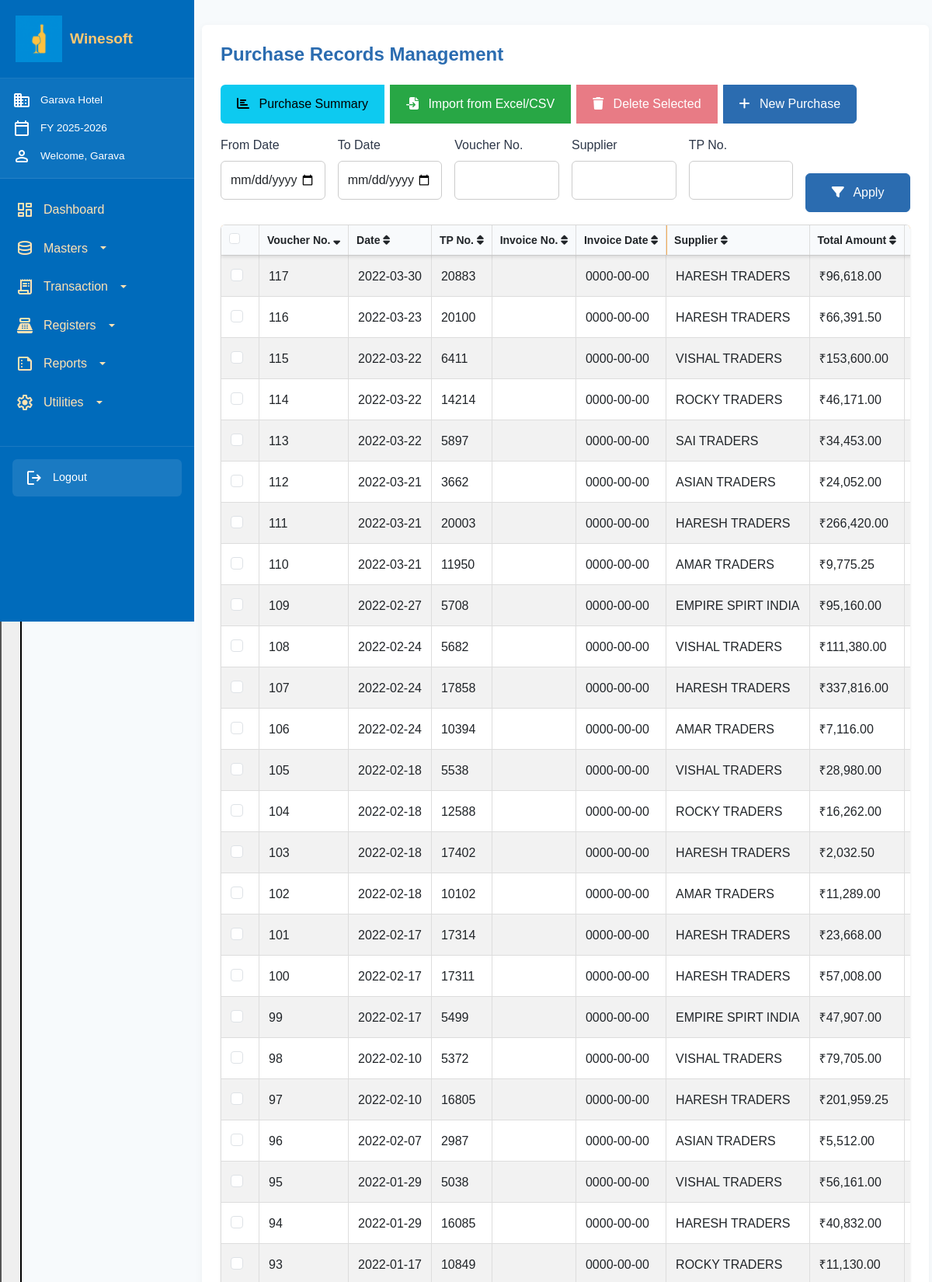
Page /public/purchase_module.php (signed in, upper part) on the committed database.
### tables this page shows
CREATE TABLE `tblpurchases` (
  `ID` int(11) NOT NULL,
  `DATE` date NOT NULL,
  `SUBCODE` varchar(20) NOT NULL,
  `VOC_NO` int(11) NOT NULL,
  `INV_NO` varchar(50) DEFAULT NULL,
  `INV_DATE` date DEFAULT NULL,
  `TAMT` decimal(12,2) DEFAULT 0.00,
  `TPNO` varchar(50) DEFAULT NULL,
  `TP_DATE` date DEFAULT NULL,
  `SCHDIS` decimal(10,2) DEFAULT 0.00,
  `CASHDIS` decimal(10,2) DEFAULT 0.00,
  `OCTROI` decimal(10,2) DEFAULT 0.00,
  `FREIGHT` decimal(10,2) DEFAULT 0.00,
  `STAX_PER` decimal(5,2) DEFAULT 0.00,
  `STAX_AMT` decimal(10,2) DEFAULT 0.00,
  `TCS_PER` decimal(5,2) DEFAULT 0.00,
  `TCS_AMT` decimal(10,2) DEFAULT 0.00,
  `MISC_CHARG` decimal(10,2) DEFAULT 0.00,
  `PUR_FLAG` char(1) DEFAULT 'F',
  `CompID` int(11) NOT NULL,
  `CreatedAt` timestamp NOT NULL DEFAULT current_timestamp(),
  `UpdatedAt` timestamp NOT NULL DEFAULT current_timestamp() ON UPDATE current_timestamp(),
  `AUTO_TPNO` varchar(50) DEFAULT NULL
);

CREATE TABLE `tblsupplier` (
  `id` int(11) NOT NULL,
  `CODE` varchar(7) NOT NULL,
  `OUT_LIMIT` varchar(1) DEFAULT NULL,
  `DETAILS` varchar(30) DEFAULT NULL,
  `OBDR` decimal(18,2) DEFAULT NULL,
  `OBCR` decimal(18,2) DEFAULT NULL,
  `LBDR` decimal(18,2) DEFAULT NULL,
  `LBCR` decimal(18,2) DEFAULT NULL,
  `LEVEL` decimal(18,2) DEFAULT NULL,
  `ADDR1` varchar(40) DEFAULT NULL,
  `ADDR2` varchar(40) DEFAULT NULL,
  `PINCODE` varchar(10) DEFAULT NULL,
  `LIQ_FLAG` varchar(1) DEFAULT NULL,
  `SALES_TAX` varchar(30) DEFAULT NULL,
  `OCT_PERC` decimal(18,2) DEFAULT NULL,
  `CD_PERC` decimal(18,2) DEFAULT NULL,
  `STAX_PERC` decimal(18,2) DEFAULT NULL,
  `TCS_PERC` decimal(18,2) DEFAULT NULL,
  `SURC_PERC` decimal(18,2) DEFAULT NULL,
  `EC_PERC` decimal(18,2) DEFAULT NULL,
  `MISC_CHARG` decimal(18,2) DEFAULT NULL,
  `MODE` varchar(15) DEFAULT NULL,
  `WSTax_Perc` decimal(18,2) DEFAULT NULL,
  `MBSTax_Perc` decimal(18,2) DEFAULT NULL,
  `SBSTax_Perc` decimal(18,2) DEFAULT NULL,
  `CLSTax_Perc` decimal(18,2) DEFAULT NULL
);

### public/purchase_module.php (the view, shortened to what this page needs)
<?php
$companyId = $_SESSION['CompID'];
$mode = isset($_GET['mode']) ? $_GET['mode'] : 'ALL';
include_once "../config/db.php";
$whereConditions = ["p.CompID = ?"];
$params = [$companyId];
$paramTypes = "i";
$sortColumn = isset($_GET['sort']) ? $_GET['sort'] : 'p.VOC_NO';
$sortOrder = isset($_GET['order']) ? $_GET['order'] : 'DESC';
$sortOrder = strtoupper($sortOrder) === 'ASC' ? 'ASC' : 'DESC';
$purchases = [];
$purchaseQuery = "SELECT p.*, s.DETAILS as supplier_name,
               COALESCE(p.TPNO, p.AUTO_TPNO) as TP_NO
               FROM tblpurchases p
               LEFT JOIN tblsupplier s ON TRIM(p.SUBCODE) = TRIM(s.CODE)
               WHERE " . implode(" AND ", $whereConditions) . "
               ORDER BY $sortColumn $sortOrder";
$purchaseStmt = $conn->prepare($purchaseQuery);
if (!$purchaseStmt) {
    error_log("QUERY PREPARE FAILED: " . $conn->error);
    $queryError = "Query preparation failed: " . $conn->error;
} else {
    if (!empty($params)) {
        $bindResult = $purchaseStmt->bind_param($paramTypes, ...$params);
    }
    if (!$purchaseStmt->execute()) {
        error_log("QUERY EXECUTE FAILED: " . $purchaseStmt->error);
        $executeError = "Query execution failed: " . $purchaseStmt->error;
    } else {
        $purchaseResult = $purchaseStmt->get_result();
        if ($purchaseResult) {
            $purchases = $purchaseResult->fetch_all(MYSQLI_ASSOC);
        } else {
            error_log("GET RESULT FAILED: " . $purchaseStmt->error);
        }
    }
}
function getSortLink($column, $label) {
    global $sortColumn, $sortOrder;
    $newOrder = 'ASC';
    if ($sortColumn === $column) {
        $newOrder = $sortOrder === 'ASC' ? 'DESC' : 'ASC';
    }
    $params = $_GET;
    $params['sort'] = $column;
    $params['order'] = $newOrder;
    $queryString = http_build_query($params);
    $sortIcon = '';
    if ($sortColumn === $column) {
        $sortIcon = $sortOrder === 'ASC' ? ' <i class="fas fa-sort-up"></i>' : ' <i class="fas fa-sort-down"></i>';
    } else {
        $sortIcon = ' <i class="fas fa-sort"></i>';
    }
    return '<a href="?' . $queryString . '" class="text-decoration-none text-dark">' . $label . $sortIcon . '</a>';
}
?>
<!DOCTYPE html>
<html lang="en">
<head>
<link href="https://cdn.jsdelivr.net/npm/bootstrap@5.3.0/dist/css/bootstrap.min.css" rel="stylesheet">
<link href="https://cdnjs.cloudflare.com/ajax/libs/font-awesome/6.5.0/css/all.min.css" rel="stylesheet">
<link rel="stylesheet" href="css/style.css?v=<?=time()?>">
<link rel="stylesheet" href="css/navbar.css?v=<?=time()?>">
</head>
<body>
<div class="dashboard-container">
  <?php include 'components/navbar.php'; ?>
  <div class="main-content">
    <?php include 'components/header.php'; ?>
    <div class="content-area">
      <h3 class="mb-4">Purchase Records Management</h3>
      <div class="import-export-buttons">
        <div class="btn-group">
          <button type="button" class="btn btn-info" data-bs-toggle="modal" data-bs-target="#purchaseSummaryModal">
            <i class="fas fa-chart-bar me-2"></i> Purchase Summary
          </button>
          <button type="button" class="btn btn-success" data-bs-toggle="modal" data-bs-target="#importPurchaseModal">
            <i class="fas fa-file-import me-2"></i> Import from Excel/CSV
          </button>
          <button type="button" class="btn btn-danger" id="bulkDeleteBtn" disabled>
            <i class="fa-solid fa-trash me-2"></i> Delete Selected
          </button>
          <a href="purchases.php?mode=<?=$mode === 'ALL' ? 'F' : $mode?>" class="btn btn-primary">
            <i class="fa-solid fa-plus me-2"></i> New Purchase
          </a>
        </div>
      </div>
      <form method="GET" class="search-control mb-3">
        <div class="row g-3">
          <div class="col-md-2">
            <label class="form-label">From Date</label>
            <input type="date" class="form-control" name="from_date"
                   value="<?=isset($_GET['from_date']) ? $_GET['from_date'] : (isset($_SESSION['FIN_YEAR_START']) ? $_SESSION['FIN_YEAR_START'] : '')?>"
                   min="<?= htmlspecialchars($_SESSION['FIN_YEAR_START'] ?? '') ?>"
                   max="<?= htmlspecialchars($_SESSION['FIN_YEAR_END'] ?? '') ?>">
          </div>
          <div class="col-md-2">
            <label class="form-label">To Date</label>
            <input type="date" class="form-control" name="to_date"
                   value="<?=isset($_GET['to_date']) ? $_GET['to_date'] : (isset($_SESSION['FIN_YEAR_END']) ? $_SESSION['FIN_YEAR_END'] : '')?>"
                   min="<?= htmlspecialchars($_SESSION['FIN_YEAR_START'] ?? '') ?>"
                   max="<?= htmlspecialchars($_SESSION['FIN_YEAR_END'] ?? '') ?>">
          </div>
          <div class="col-md-2">
            <label class="form-label">Voucher No.</label>
            <input type="text" class="form-control" name="voc_no" value="<?=isset($_GET['voc_no']) ? $_GET['voc_no'] : ''?>">
          </div>
          <div class="col-md-2">
            <label class="form-label">Supplier</label>
            <input type="text" class="form-control" name="supplier" value="<?=isset($_GET['supplier']) ? $_GET['supplier'] : ''?>">
          </div>
          <div class="col-md-2">
            <label class="form-label">TP No.</label>
            <input type="text" class="form-control" name="tp_no" value="<?=isset($_GET['tp_no']) ? $_GET['tp_no'] : ''?>">
          </div>
          <div class="col-md-2 d-flex align-items-end">
            <button type="submit" class="btn btn-primary w-100">
              <i class="fa-solid fa-filter me-2"></i> Apply
            </button>
          </div>
        </div>
      </form>
      <div class="table-container">
        <table class="table table-striped table-bordered table-hover styled-table">
          <thead class="sticky-header">
            <tr>
              <th class="select-checkbox">
                <div class="form-check">
                  <input class="form-check-input" type="checkbox" id="selectAllPurchases">
                </div>
              </th>
              <th class="col-voucher"><?=getSortLink('p.VOC_NO', 'Voucher No.')?></th>
              <th class="col-date"><?=getSortLink('p.DATE', 'Date')?></th>
              <th class="col-tp"><?=getSortLink('TP_NO', 'TP No.')?></th>
              <th class="col-invoice"><?=getSortLink('p.INV_NO', 'Invoice No.')?></th>
              <th class="col-inv-date"><?=getSortLink('p.INV_DATE', 'Invoice Date')?></th>
              <th class="col-supplier"><?=getSortLink('s.DETAILS', 'Supplier')?></th>
              <th class="col-total"><?=getSortLink('p.TAMT', 'Total Amount')?></th>
              <th class="col-status"><?=getSortLink('p.PUR_FLAG', 'Status')?></th>
            </tr>
          </thead>
          <tbody>
            <?php if (count($purchases) > 0): ?>
              <?php foreach($purchases as $purchase):
              ?>
                <tr data-id="<?= htmlspecialchars($purchase['ID']) ?>">
                  <td class="select-checkbox">
                    <div class="form-check">
                      <input class="form-check-input purchase-checkbox" type="checkbox"
                             value="<?= htmlspecialchars($purchase['ID']) ?>">
                    </div>
                  </td>
                  <td class="col-voucher"><?=htmlspecialchars($purchase['VOC_NO'])?></td>
                  <td class="col-date"><?=htmlspecialchars($purchase['DATE'])?></td>
                  <td class="col-tp"><?=htmlspecialchars($purchase['TP_NO'])?></td>
                  <td class="col-invoice"><?=htmlspecialchars($purchase['INV_NO'])?></td>
                  <td class="col-inv-date"><?=htmlspecialchars($purchase['INV_DATE'])?></td>
                  <td class="col-supplier"><?=htmlspecialchars($purchase['supplier_name'])?></td>
                  <td class="col-total">₹<?=number_format($purchase['TAMT'], 2)?></td>
                  <td class="col-status">
                  </td>
                </tr>
              <?php endforeach; ?>
            <?php else: ?>
              <tr>
                <td colspan="10" class="text-center">No purchases found for the selected filters.</td>
              </tr>
            <?php endif; ?>
          </tbody>
        </table>
      </div>
    </div>
  </div>
</div>
</body>
</html>

### public/css/style.css (style rules this page uses)
:root { --primary-color: #2B6CB0; --primary-hover: #4299E1; --secondary-color: #F6AD55; --background-color: #F7FAFC; --text-color: #2D3748; --light-text: #718096; --error-color: #E53E3E; --success-color: #38A169; --white: #FFFFFF; --border-radius: 6px; --box-shadow: 0 1px 3px rgba(0,0,0,0.1); --transition: all 0.2s ease; }
* { box-sizing: border-box; margin: 0; padding: 0; }
html { scroll-behavior: smooth; height: 100%; }
body { background-color: var(--background-color); font-family: 'Arial', sans-serif; line-height: 1.6; color: var(--text-color); min-height: 100vh; display: flex; flex-direction: column; }
h1, h2, h3, h4, h5, h6 { color: var(--primary-color); margin-bottom: 1rem; font-weight: 600; line-height: 1.2; }
h3 { font-size: 1.5rem; }
.mb-3 { margin-bottom: 1.5rem; }
.mb-4 { margin-bottom: 2rem; }
.d-flex { display: flex; }
.w-100 { width: 100%; }
.dashboard-container { display: flex; flex-direction: column; min-height: 100vh; width: 100%; background-color: var(--background-color); position: relative; }
.main-content { width: 100%; padding: 1rem; margin-top: 60px; }
.content-area { background: var(--white); border-radius: var(--border-radius); padding: 1rem; box-shadow: 0 2px 10px rgba(0,0,0,0.05); margin-bottom: 1rem; }
.form-control, .form-select { width: 100%; padding: 0.75rem; margin-bottom: 1rem; border: 1px solid #ccc; border-radius: 6px; font-size: 1rem; transition: var(--transition); }
.form-label { display: block; margin-bottom: 0.5rem; font-weight: 500; }
.btn { display: inline-block; padding: 0.75rem 1.25rem; font-weight: 500; text-align: center; text-decoration: none; border-radius: 6px; cursor: pointer; transition: var(--transition); border: 1px solid transparent; }
.btn-primary { background-color: var(--primary-color); color: var(--white); border-color: var(--primary-color); }
.btn-success { background-color: #28a745; color: var(--white); border-color: #28a745; }
.btn-danger { background-color: #dc3545; color: var(--white); border-color: #dc3545; }
.table-container { overflow-x: auto; -webkit-overflow-scrolling: touch; margin-bottom: 1rem; background: var(--white); border-radius: var(--border-radius); box-shadow: var(--box-shadow); }
.styled-table { width: 100%; min-width: 600px; border-collapse: collapse; color: var(--text-color); }
.styled-table thead tr { background-color: var(--secondary-color); color: var(--primary-color); }
.styled-table th, .styled-table td { padding: 12px; text-align: left; border: 1px solid #ddd; vertical-align: middle; }
.styled-table tbody tr:nth-child(even) { background-color: #f9f9f9; }
.table-striped tbody tr:nth-child(odd) { background-color: rgba(0,0,0,0.02); }
.search-control { width: 100%; }
.btn-group { display: flex; flex-wrap: wrap; gap: 0.5rem; }
@media (min-width: 768px) { .dashboard-container { flex-direction: row; } }
@media (min-width: 768px) { .main-content { margin-left: 200px; margin-top: 0; width: calc(100% - 200px); padding: 1.5rem; } }
@media (min-width: 768px) { .content-area { padding: 1.5rem; } }
@media (min-width: 768px) { .styled-table { min-width: 100%; } }
@media (min-width: 768px) { .btn-group { flex-wrap: nowrap; } }
@media (min-width: 992px) { .main-content { padding: 2rem; } }
@media (min-width: 992px) { .content-area { padding: 1.5rem; } }

### public/css/navbar.css (style rules this page uses)
* { margin: 0; padding: 0; box-sizing: border-box; font-family: 'Arial', sans-serif; }

### public/purchase_module.php (style rules this page uses)
.table-container { overflow-x: auto; max-height: none; min-height: 520px; }
table.styled-table { width: 100%; border-collapse: collapse; font-size: 16px; }
.styled-table th, .styled-table td { border: 1px solid #e5e7eb; padding: 8px 12px; white-space: nowrap; }
.styled-table thead th { position: sticky; top: 0; background: #f8fafc; z-index: 1; font-size: 14px; padding: 6px 10px; cursor: pointer; user-select: none; }
.styled-table thead th a { display: block; width: 100%; }
.col-voucher { width: 80px; }
.col-date { width: 80px; }
.col-tp { width: 80px; }
.col-invoice { width: 100px; }
.col-inv-date { width: 80px; }
.col-supplier { width: 150px; min-width: 150px; }
.col-total { width: 90px; }
.col-status { width: 70px; }
.import-export-buttons { display: flex; gap: 10px; margin-bottom: 15px; }
@media (min-width: 1200px) { .styled-table { table-layout: auto; } }
.sticky-header { position: sticky; top: 0; background-color: white; z-index: 100; box-shadow: 0 2px 4px rgba(0,0,0,0.1); }
.select-checkbox { width: 50px; text-align: center; }

### rows in the picture
tblpurchases: VOC_NO "117", DATE "2022-03-30", TP_NO "20883", INV_DATE "0000-00-00", tblsupplier.DETAILS "HARESH TRADERS", TAMT "96,618.00"
tblpurchases: VOC_NO "116", DATE "2022-03-23", TP_NO "20100", INV_DATE "0000-00-00", tblsupplier.DETAILS "HARESH TRADERS", TAMT "66,391.50"
tblpurchases: VOC_NO "115", DATE "2022-03-22", TP_NO "6411", INV_DATE "0000-00-00", tblsupplier.DETAILS "VISHAL TRADERS", TAMT "153,600.00"
tblpurchases: VOC_NO "114", DATE "2022-03-22", TP_NO "14214", INV_DATE "0000-00-00", tblsupplier.DETAILS "ROCKY TRADERS", TAMT "46,171.00"
tblpurchases: VOC_NO "113", DATE "2022-03-22", TP_NO "5897", INV_DATE "0000-00-00", tblsupplier.DETAILS "SAI TRADERS", TAMT "34,453.00"
tblpurchases: VOC_NO "112", DATE "2022-03-21", TP_NO "3662", INV_DATE "0000-00-00", tblsupplier.DETAILS "ASIAN TRADERS", TAMT "24,052.00"
tblpurchases: VOC_NO "111", DATE "2022-03-21", TP_NO "20003", INV_DATE "0000-00-00", tblsupplier.DETAILS "HARESH TRADERS", TAMT "266,420.00"
tblpurchases: VOC_NO "110", DATE "2022-03-21", TP_NO "11950", INV_DATE "0000-00-00", tblsupplier.DETAILS "AMAR TRADERS", TAMT "9,775.25"
tblpurchases: VOC_NO "109", DATE "2022-02-27", TP_NO "5708", INV_DATE "0000-00-00", tblsupplier.DETAILS "EMPIRE SPIRT INDIA", TAMT "95,160.00"
tblpurchases: VOC_NO "108", DATE "2022-02-24", TP_NO "5682", INV_DATE "0000-00-00", tblsupplier.DETAILS "VISHAL TRADERS", TAMT "111,380.00"
tblpurchases: VOC_NO "107", DATE "2022-02-24", TP_NO "17858", INV_DATE "0000-00-00", tblsupplier.DETAILS "HARESH TRADERS", TAMT "337,816.00"
tblpurchases: VOC_NO "106", DATE "2022-02-24", TP_NO "10394", INV_DATE "0000-00-00", tblsupplier.DETAILS "AMAR TRADERS", TAMT "7,116.00"
tblpurchases: VOC_NO "105", DATE "2022-02-18", TP_NO "5538", INV_DATE "0000-00-00", tblsupplier.DETAILS "VISHAL TRADERS", TAMT "28,980.00"
tblpurchases: VOC_NO "104", DATE "2022-02-18", TP_NO "12588", INV_DATE "0000-00-00", tblsupplier.DETAILS "ROCKY TRADERS", TAMT "16,262.00"
tblpurchases: VOC_NO "103", DATE "2022-02-18", TP_NO "17402", INV_DATE "0000-00-00", tblsupplier.DETAILS "HARESH TRADERS", TAMT "2,032.50"
tblpurchases: VOC_NO "102", DATE "2022-02-18", TP_NO "10102", INV_DATE "0000-00-00", tblsupplier.DETAILS "AMAR TRADERS", TAMT "11,289.00"
tblpurchases: VOC_NO "101", DATE "2022-02-17", TP_NO "17314", INV_DATE "0000-00-00", tblsupplier.DETAILS "HARESH TRADERS", TAMT "23,668.00"
tblpurchases: VOC_NO "100", DATE "2022-02-17", TP_NO "17311", INV_DATE "0000-00-00", tblsupplier.DETAILS "HARESH TRADERS", TAMT "57,008.00"
tblpurchases: VOC_NO "99", DATE "2022-02-17", TP_NO "5499", INV_DATE "0000-00-00", tblsupplier.DETAILS "EMPIRE SPIRT INDIA", TAMT "47,907.00"
tblpurchases: VOC_NO "98", DATE "2022-02-10", TP_NO "5372", INV_DATE "0000-00-00", tblsupplier.DETAILS "VISHAL TRADERS", TAMT "79,705.00"
tblpurchases: VOC_NO "97", DATE "2022-02-10", TP_NO "16805", INV_DATE "0000-00-00", tblsupplier.DETAILS "HARESH TRADERS", TAMT "201,959.25"
tblpurchases: VOC_NO "96", DATE "2022-02-07", TP_NO "2987", INV_DATE "0000-00-00", tblsupplier.DETAILS "ASIAN TRADERS", TAMT "5,512.00"
tblpurchases: VOC_NO "95", DATE "2022-01-29", TP_NO "5038", INV_DATE "0000-00-00", tblsupplier.DETAILS "VISHAL TRADERS", TAMT "56,161.00"
tblpurchases: VOC_NO "94", DATE "2022-01-29", TP_NO "16085", INV_DATE "0000-00-00", tblsupplier.DETAILS "HARESH TRADERS", TAMT "40,832.00"
tblpurchases: VOC_NO "93", DATE "2022-01-17", TP_NO "10849", INV_DATE "0000-00-00", tblsupplier.DETAILS "ROCKY TRADERS", TAMT "11,130.00"

### other values in the picture
$companyName "Garava Hotel"
$financialYear "2025-2026"
$username "Garava"
$label "Voucher No. Date TP No. Invoice No. Invoice Date Supplier Total Amount"
